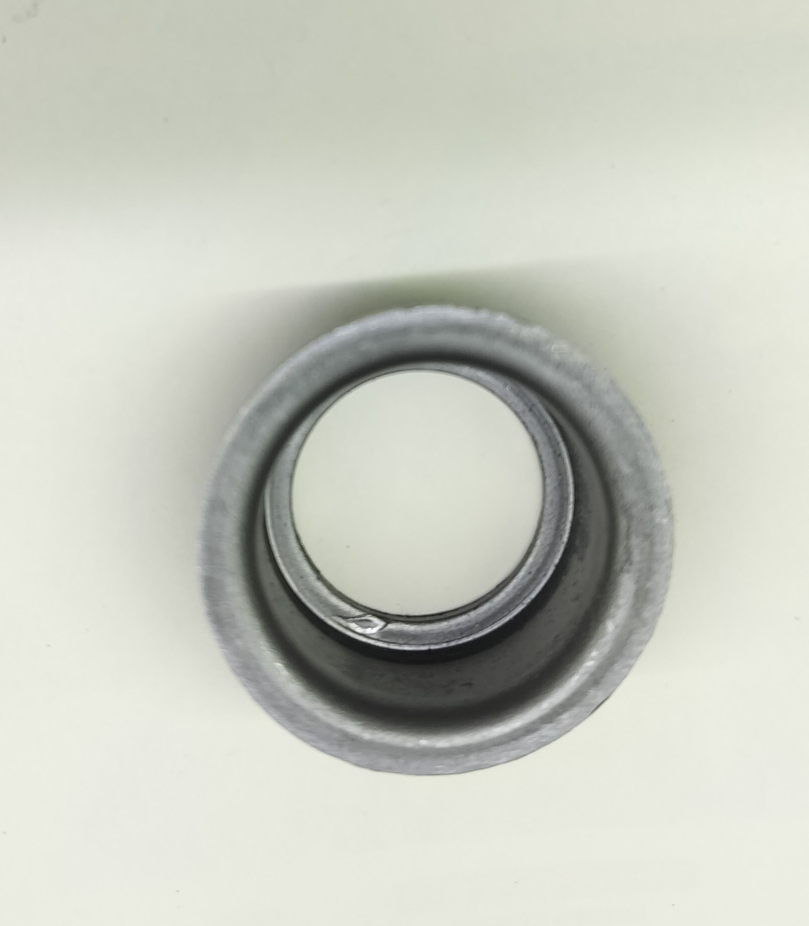
#> input picture inspection_state/data/images/bearing_cup_aug/IMG20260824161444_180_flip.jpg, 1617 x 1851 px (shown at 1/2 size)
$ python -i image_features.py   (imports and definitions only)   (older library calls are emulated)
#> lines starting #> are read from the running program, lines starting #| are printed output that depends on the picture; after the words box and inside, x2 and y2 are one past the last pixel; in counts of white or black regions, pixels touching at a corner belong together
"""Classical-CV feature extraction for inspection images.

Produces a small, fixed-order numeric feature vector plus rich signal metadata
(locations, evidence) used both for kNN matching and for human-readable reasons,
and a 64-bit perceptual hash (dHash) for near-duplicate recall. Pure OpenCV +
NumPy - no sklearn/scipy dependency.
"""
from __future__ import annotations
import math
import numpy as np
import cv2

# Fixed feature order used by the kNN model. Keep stable across versions.
FEATURE_KEYS = [
    "area_frac",       # part area / image area
    "v_mean",          # mean brightness inside part
    "v_std",           # brightness spread (texture/gloss)
    "s_mean",          # mean saturation (chromate rainbow tint)
    "colorfulness",    # Hasler-Susstrunk colorfulness
    "gloss_hi_frac",   # fraction of very bright highlight pixels
    "lap_var",         # Laplacian variance (fine texture / brushed vs matte)
    "max_line_frac",   # longest clean straight line / part major axis
    "n_long_lines",    # count of long straight lines away from the border
    "dark_score",      # strength of localized dark marks
    "dark_area_frac",  # area fraction of dark marks
    "center_contrast", # high-pass contrast in central region (emboss proxy)
]

MAX_DIM = 1024


def _resize(img):
    h, w = img.shape[:2]
    scale = MAX_DIM / max(h, w)
    if scale < 1.0:
        img = cv2.resize(img, (int(w * scale), int(h * scale)), interpolation=cv2.INTER_AREA)
    return img


def segment_part(gray):
    """Return a binary mask of the metal part (largest central compact blob)."""
    blur = cv2.GaussianBlur(gray, (5, 5), 0)
    _, otsu = cv2.threshold(blur, 0, 255, cv2.THRESH_BINARY + cv2.THRESH_OTSU)
    h, w = gray.shape
    cx, cy = w / 2.0, h / 2.0
    best, best_score = None, -1.0
    for mask in (otsu, cv2.bitwise_not(otsu)):
        m = cv2.morphologyEx(mask, cv2.MORPH_OPEN, np.ones((5, 5), np.uint8))
        cnts, _ = cv2.findContours(m, cv2.RETR_EXTERNAL, cv2.CHAIN_APPROX_SIMPLE)
        if not cnts:
            continue
        c = max(cnts, key=cv2.contourArea)
        area = cv2.contourArea(c)
        af = area / (h * w)
        if af < 0.05 or af > 0.9:
            continue
        M = cv2.moments(c)
        if M["m00"] == 0:
            continue
        bx, by = M["m10"] / M["m00"], M["m01"] / M["m00"]
        centrality = 1.0 - (math.hypot(bx - cx, by - cy) / math.hypot(cx, cy))
        score = centrality * (1.0 - abs(af - 0.35))
        if score > best_score:
            filled = np.zeros_like(gray)
            cv2.drawContours(filled, [c], -1, 255, -1)
            best, best_score = (filled, c), score
    if best is None:
        return np.full_like(gray, 255), None
    return best


def _colorfulness(bgr, mask):
    b, g, r = cv2.split(bgr.astype(np.float32))
    m = mask > 0
    rg = (r - g)[m]
    yb = (0.5 * (r + g) - b)[m]
    if rg.size == 0:
        return 0.0
    std = math.sqrt(rg.std() ** 2 + yb.std() ** 2)
    mean = math.sqrt(rg.mean() ** 2 + yb.mean() ** 2)
    return float(std + 0.3 * mean)


def _part_axis(contour):
    if contour is None:
        return MAX_DIM
    rect = cv2.minAreaRect(contour)
    (w, h) = rect[1]
    return max(w, h) if max(w, h) > 0 else MAX_DIM


def _region_name(px, py, w, h):
    col = "left" if px < w / 3 else ("right" if px > 2 * w / 3 else "center")
    row = "upper" if py < h / 3 else ("lower" if py > 2 * h / 3 else "middle")
    if row == "middle" and col == "center":
        return "center"
    return f"{row}-{col}"


def _phash(gray):
    """64-bit dHash as a hex string for fast near-duplicate recall."""
    small = cv2.resize(gray, (9, 8), interpolation=cv2.INTER_AREA)
    diff = small[:, 1:] > small[:, :-1]
    bits = 0
    for b in diff.flatten():
        bits = (bits << 1) | int(b)
    return f"{bits:016x}"


def hamming(a, b):
    return bin(int(a, 16) ^ int(b, 16)).count("1")


def extract(path):
    """Extract features + signals from an image path.

    Returns dict: {"vector": {k: float}, "signals": {...}, "size": (w,h)}.
    """
    bgr = cv2.imread(path, cv2.IMREAD_COLOR)
#> bgr is the input picture: shape (1851, 1617, 3); mean B, G, R 192.4, 202.7, 200
    if bgr is None:
        raise ValueError(f"cannot read image: {path}")
    bgr = _resize(bgr)
    h, w = bgr.shape[:2]
    gray = cv2.cvtColor(bgr, cv2.COLOR_BGR2GRAY)
    hsv = cv2.cvtColor(bgr, cv2.COLOR_BGR2HSV)
#> hsv: shape (1024, 894, 3); mean H, S, V 40.9, 13.4, 202.8

    mask, contour = segment_part(gray)
#> in segment_part, `_, otsu = cv2.threshold(blur, 0, 255, cv2.THRESH_BINARY + cv2.THRESH_O..`:
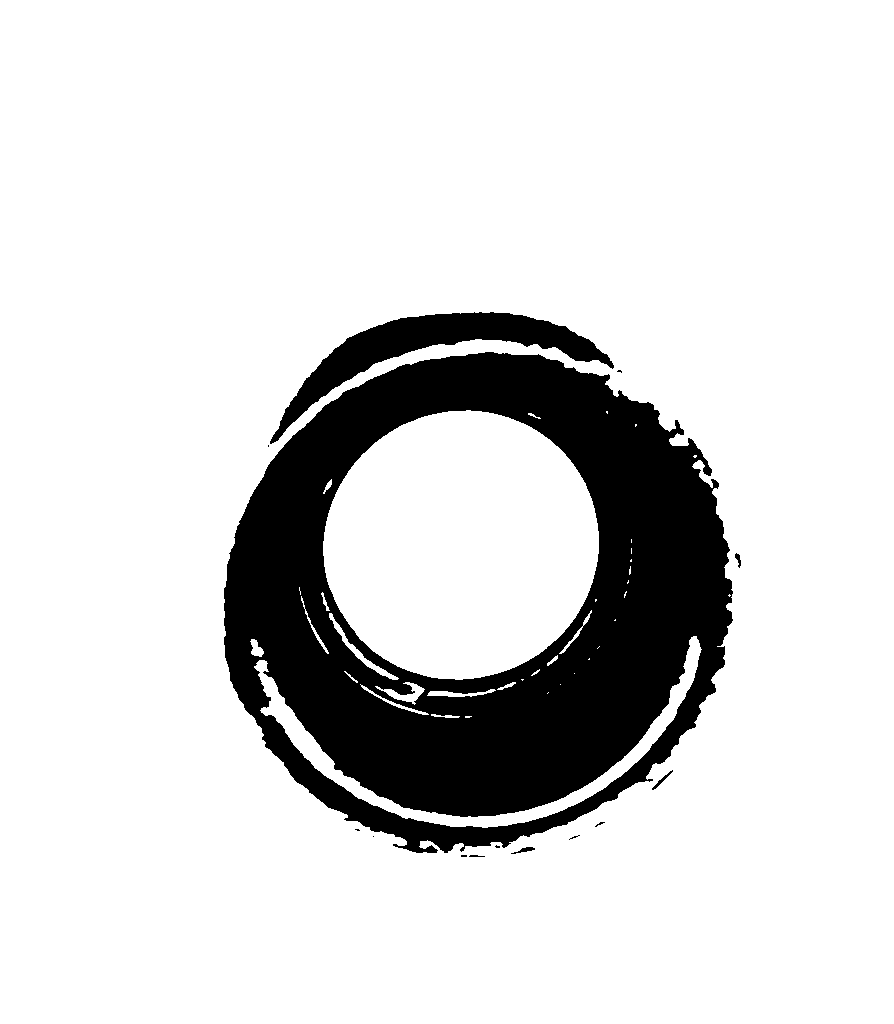
#> otsu: shape (1024, 894); 84.8% white; 14 black regions (8 under 20 px), largest, box (x1, y1, x2, y2) and area: (224, 352, 733, 853) 129146, (270, 312, 614, 444) 9920, (652, 770, 673, 790) 73, (511, 847, 535, 854) 67, (735, 553, 741, 568) 46, (469, 855, 485, 857) 24
#> the loop in segment_part, `for mask in (otsu, cv2.bitwise_not(otsu)):` made 2 passes
#> (area, af, bx, by, centrality, score, best_score) on pass 2: (195892, 0.214, 476.7, 598.6, 0.865, 0.748, 0.748)
#> after the loop in segment_part, `for mask in (otsu, cv2.bitwise_not(otsu)):`:
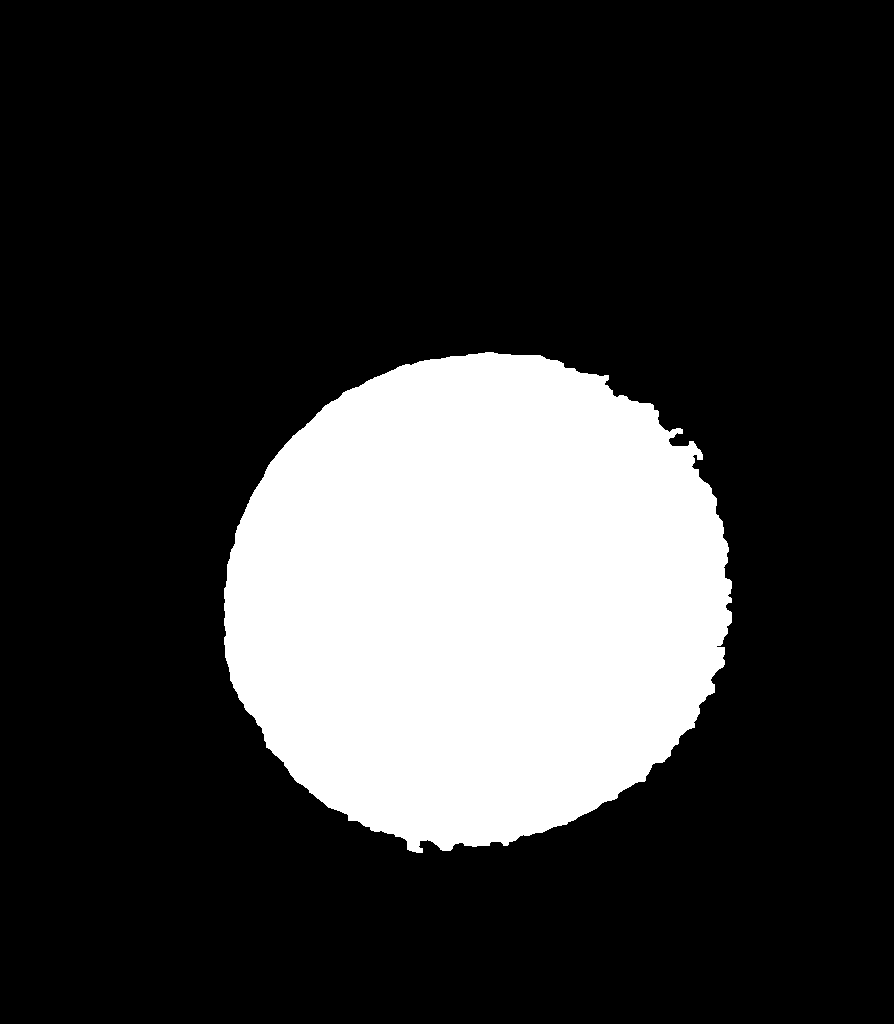
#> filled: shape (1024, 894); 21.5% white; 1 white region, box (x1, y1, x2, y2) and area: (224, 352, 732, 853) 196714
#> after the loop in segment_part, `for mask in (otsu, cv2.bitwise_not(otsu)):`: best_score = 0.748
#> contour = contour of 742 points, box (x1, y1, x2, y2) (224, 352, 732, 853), area 195892
    part_axis = _part_axis(contour)
#> in _part_axis, `rect = cv2.minAreaRect(contour)`: rect = ((476.4, 600.2), (510.7, 493), -5.01)
#> in _part_axis, `(w, h) = rect[1]`: w = 510.7; h = 493
#> part_axis = 510.7
    m = mask > 0
    area_frac = float(m.sum()) / (h * w)
#> area_frac = 0.215

    # eroded mask keeps analysis away from the part border
    er = cv2.erode(mask, np.ones((max(3, int(part_axis * 0.03)),) * 2, np.uint8))
#> er: shape (1024, 894); 19.9% white; 1 white region, box (x1, y1, x2, y2) and area: (232, 360, 723, 840) 181891
    em = er > 0

    V = hsv[:, :, 2].astype(np.float32)
    S = hsv[:, :, 1].astype(np.float32)
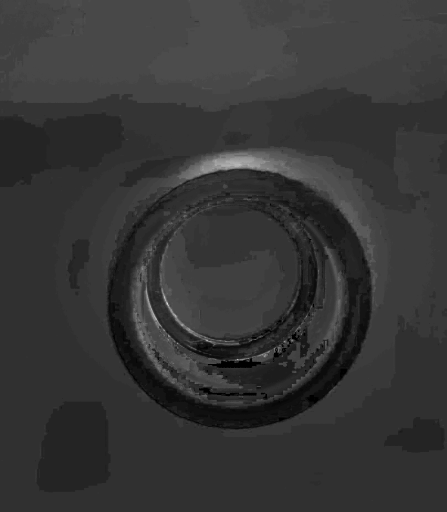
#> S: shape (1024, 894) float32 (shown at 1/2 size); min 0, max 63, mean 13.4; drawn with min black and max white
    v_vals = V[m]
    v_mean = float(v_vals.mean()) if v_vals.size else 0.0
#> v_mean = 141.3
    v_std = float(v_vals.std()) if v_vals.size else 0.0
#> v_std = 59.44
    s_mean = float(S[m].mean()) if v_vals.size else 0.0
#> s_mean = 12.11
    gloss_hi_frac = float((v_vals > 235).mean()) if v_vals.size else 0.0
#> gloss_hi_frac = 0.00029
    colorfulness = _colorfulness(bgr, mask)
#> in _colorfulness, `std = math.sqrt(rg.std() ** 2 + yb.std() ** 2)`: std = 5.26
#> in _colorfulness, `mean = math.sqrt(rg.mean() ** 2 + yb.mean() ** 2)`: mean = 5.12
#> colorfulness = 6.79

    lap = cv2.Laplacian(gray, cv2.CV_64F)
    lap_var = float(lap[em].var()) if em.any() else 0.0
#> lap_var = 65.41

    # --- line defect: long clean straight lines away from border ---
    edges = cv2.Canny(gray, 60, 160)
#> edges: shape (1024, 894); 0.87% white in thin lines or dots, all inside (x1, y1, x2, y2) = (275, 336, 735, 859)
    edges[~em] = 0
#> edges: shape (1024, 894); 0.74% white in thin lines or dots, all inside (x1, y1, x2, y2) = (275, 400, 686, 828)
    lines = cv2.HoughLinesP(edges, 1, np.pi / 180, threshold=45,
                            minLineLength=int(0.20 * part_axis), maxLineGap=12)
#> lines = [[381, 701, 509, 671]]
    max_line_frac, n_long_lines, line_meta = 0.0, 0, []
    if lines is not None:
        for l in np.asarray(lines).reshape(-1, 4):
            x1, y1, x2, y2 = map(int, l)
            length = math.hypot(x2 - x1, y2 - y1)
            frac = length / part_axis
            if frac < 0.20:
                continue
            n_long_lines += 1
            if frac > max_line_frac:
                max_line_frac = frac
            mxx, myy = (x1 + x2) // 2, (y1 + y2) // 2
            line_meta.append({"frac": round(frac, 2),
                              "mid": [mxx, myy],
                              "angle": round(math.degrees(math.atan2(y2 - y1, x2 - x1)), 1)})
#> this loop made 1 pass
#> (x1, y1, x2, y2, length, frac, n_long_lines, max_line_frac) on pass 1: (381, 701, 509, 671, 131.5, 0.257, 1, 0.257)
#> after the loop, line_meta = 1 item; max_line_frac = 0.257; n_long_lines = 1
    line_meta.sort(key=lambda d: -d["frac"])

    # --- dark marks: locally darker than surroundings but not holes ---
    local_bg = cv2.medianBlur(gray, 51)
    diff = local_bg.astype(np.int16) - gray.astype(np.int16)
    dark = ((diff > 22) & (gray > 55)).astype(np.uint8)
#> dark: shape (1024, 894); values 0 (black) and 1 (white), 1.8% white; 233 white regions (204 under 20 px), largest, box (x1, y1, x2, y2) and area: (270, 383, 681, 753) 6918, (320, 450, 604, 696) 3388, (479, 764, 650, 839) 1556
    dark[~em] = 0
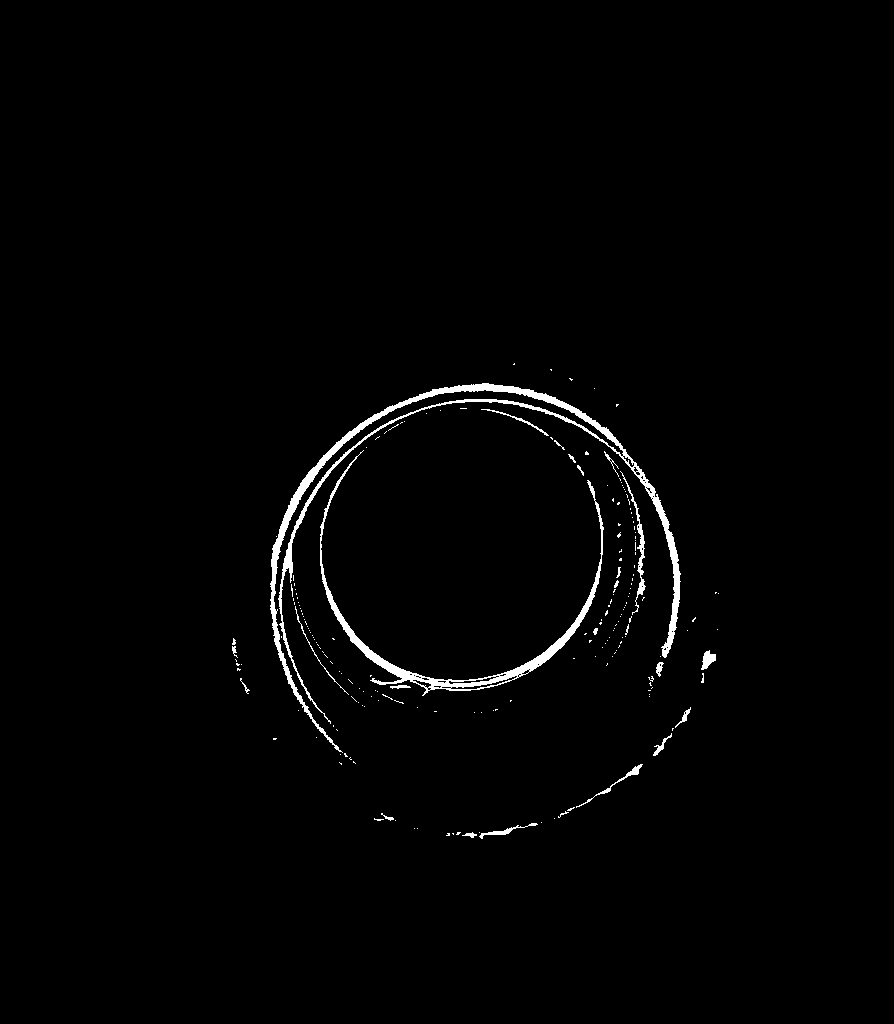
#> dark: shape (1024, 894); values 0 (black) and 1 (white), 1.4% white; 203 white regions (179 under 20 px), largest, box (x1, y1, x2, y2) and area: (270, 383, 681, 753) 6918, (320, 450, 604, 696) 3388, (620, 471, 646, 615) 434
    dark_area_frac, dark_score, dark_meta = 0.0, 0.0, []
    n, lab, stats, cent = cv2.connectedComponentsWithStats(dark, 8)
#> lab: shape (1024, 894) int32; 204 distinct labels, from 0 to 203
#> n = 204; stats = 204 rows, first 6: [0, 0, 894, 1024, 902639], [513, 363, 2, 2, 3], [550, 369, 2, 2, 3], [569, 378, 4, 3, 6], [270, 383, 411, 370, 6918], [594, 388, 1, 1, 1]; cent = 204 pairs, first value 233.6 to 718, second value 363.7 to 834.5
    part_area = max(1.0, float(m.sum()))
#> part_area = 196714
    for i in range(1, n):
        a = stats[i, cv2.CC_STAT_AREA]
        af = a / part_area
        if af < 0.0008 or af > 0.08:
            continue
        comp = lab == i
        strength = float(diff[comp].mean())
        dark_area_frac += af
        dark_score = max(dark_score, strength * min(1.0, af * 200))
        dark_meta.append({"area_frac": round(af, 4), "strength": round(strength, 1),
                          "centroid": [int(cent[i][0]), int(cent[i][1])]})
#> this loop made 203 passes
#> (a, af) on passes 1 to 3: (3, 1.53e-05), (3, 1.53e-05), (6, 3.05e-05)
#> after the loop, dark_area_frac = 0.0574; dark_meta = 6 items
    dark_meta.sort(key=lambda d: -d["strength"])

    # --- center contrast (embossing proxy) ---
    cyy, cxx = h // 2, w // 2
    ry, rx = int(h * 0.18), int(w * 0.18)
#> ry = 184; rx = 160
    patch = gray[max(0, cyy - ry):cyy + ry, max(0, cxx - rx):cxx + rx].astype(np.float32)
    center_contrast = 0.0
    if patch.size:
        hp = patch - cv2.GaussianBlur(patch, (0, 0), 3)
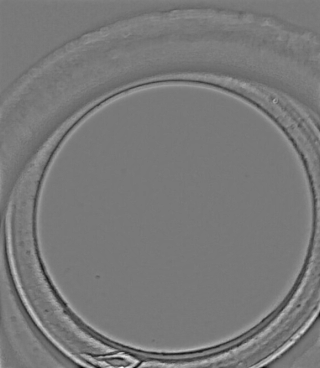
#> hp: shape (368, 320) float32; min -80.97, max 89.49, mean 0; drawn with min black and max white
        center_contrast = float(hp.std())
#> center_contrast = 9.01

    # --- hole edge roughness (serration proxy) ---
    # Removed: the splined big hole is a design feature on every part, so raw
    # hole-edge roughness was never discriminative (rule kept at 999). Serration
    # is now judged by the dedicated YOLO-crop + MobileNetV2 classifier in
    # parts/bracket/serration.py. The HoughCircles that produced this feature was
    # the single most expensive op in extract() (up to ~1.4s/image), so it is
    # dropped entirely for a large throughput win.

    vector = {
        "area_frac": round(area_frac, 4),
        "v_mean": round(v_mean, 2),
        "v_std": round(v_std, 2),
        "s_mean": round(s_mean, 2),
        "colorfulness": round(colorfulness, 2),
        "gloss_hi_frac": round(gloss_hi_frac, 4),
        "lap_var": round(lap_var, 2),
        "max_line_frac": round(max_line_frac, 3),
        "n_long_lines": float(n_long_lines),
        "dark_score": round(dark_score, 2),
        "dark_area_frac": round(dark_area_frac, 4),
        "center_contrast": round(center_contrast, 2),
    }
    signals = {
        "lines": line_meta[:5],
        "dark_marks": dark_meta[:5],
        "size": [w, h],
        "region_of": {},
        "phash": _phash(gray),
    }
#> the loop in _phash, `for b in diff.flatten():` made 64 passes
#> (b, bits) on passes 2 to 9: (False, 0), (True, 1), (True, 3), (True, 7), (True, 15), (True, 31), (True, 63), (False, 126)
#> after the loop in _phash, `for b in diff.flatten():`: bits = 4548370723803434767
    if line_meta:
        mx, my = line_meta[0]["mid"]
#> mx = 445; my = 686
        signals["region_of"]["line"] = _region_name(mx, my, w, h)
#> in _region_name, `col = "left" if px < w / 3 else ("right" if px > 2 * w / 3 else "cente..`: col = 'center'
#> in _region_name, `row = "upper" if py < h / 3 else ("lower" if py > 2 * h / 3 else "midd..`: row = 'lower'
    if dark_meta:
        dx, dy = dark_meta[0]["centroid"]
#> dx = 457; dy = 631
        signals["region_of"]["dark"] = _region_name(dx, dy, w, h)
    return {"vector": vector, "signals": signals, "size": (w, h)}


def to_array(vector):
    return np.array([float(vector[k]) for k in FEATURE_KEYS], dtype=np.float64)

>>> result = extract('../inspection_state/data/images/bearing_cup_aug/IMG20260824161444_180_flip.jpg')
#> result = 3 items
